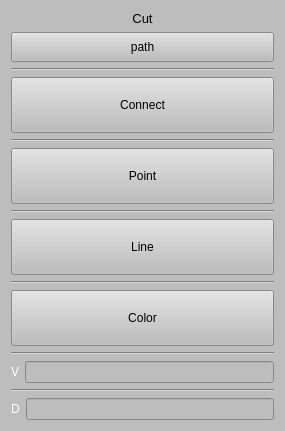
<?xml version="1.0" encoding="UTF-8"?>
<ui version="4.0">
 <class>CutForm</class>
 <widget class="QWidget" name="CutForm">
  <property name="geometry">
   <rect>
    <x>0</x>
    <y>0</y>
    <width>285</width>
    <height>431</height>
   </rect>
  </property>
  <property name="sizePolicy">
   <sizepolicy hsizetype="Preferred" vsizetype="Preferred">
    <horstretch>0</horstretch>
    <verstretch>0</verstretch>
   </sizepolicy>
  </property>
  <property name="windowTitle">
   <string>Form</string>
  </property>
  <property name="styleSheet">
   <string notr="true">background-color: rgb(189, 189, 189);
</string>
  </property>
  <layout class="QGridLayout" name="gridLayout">
   <item row="0" column="0">
    <layout class="QVBoxLayout" name="verticalLayout_2" stretch="0,1">
     <item>
      <widget class="QLabel" name="label_3">
       <property name="font">
        <font>
         <pointsize>10</pointsize>
        </font>
       </property>
       <property name="layoutDirection">
        <enum>Qt::LeftToRight</enum>
       </property>
       <property name="text">
        <string>Cut</string>
       </property>
       <property name="textFormat">
        <enum>Qt::AutoText</enum>
       </property>
       <property name="alignment">
        <set>Qt::AlignCenter</set>
       </property>
      </widget>
     </item>
     <item>
      <layout class="QVBoxLayout" name="verticalLayout">
       <item>
        <widget class="QToolButton" name="toolButton">
         <property name="sizePolicy">
          <sizepolicy hsizetype="Minimum" vsizetype="Fixed">
           <horstretch>0</horstretch>
           <verstretch>0</verstretch>
          </sizepolicy>
         </property>
         <property name="minimumSize">
          <size>
           <width>30</width>
           <height>30</height>
          </size>
         </property>
         <property name="text">
          <string>path</string>
         </property>
         <property name="icon">
          <iconset>
           <normaloff>../../Users/KOSA/Desktop/image/path.png</normaloff>../../Users/KOSA/Desktop/image/path.png</iconset>
         </property>
         <property name="iconSize">
          <size>
           <width>30</width>
           <height>30</height>
          </size>
         </property>
         <property name="toolButtonStyle">
          <enum>Qt::ToolButtonTextUnderIcon</enum>
         </property>
        </widget>
       </item>
       <item>
        <widget class="Line" name="line">
         <property name="orientation">
          <enum>Qt::Horizontal</enum>
         </property>
        </widget>
       </item>
       <item>
        <widget class="QToolButton" name="toolButton_2">
         <property name="sizePolicy">
          <sizepolicy hsizetype="Minimum" vsizetype="Minimum">
           <horstretch>0</horstretch>
           <verstretch>0</verstretch>
          </sizepolicy>
         </property>
         <property name="minimumSize">
          <size>
           <width>30</width>
           <height>30</height>
          </size>
         </property>
         <property name="text">
          <string>Connect</string>
         </property>
         <property name="icon">
          <iconset>
           <normaloff>../../Users/KOSA/Desktop/image/Connect.png</normaloff>../../Users/KOSA/Desktop/image/Connect.png</iconset>
         </property>
         <property name="iconSize">
          <size>
           <width>30</width>
           <height>30</height>
          </size>
         </property>
         <property name="toolButtonStyle">
          <enum>Qt::ToolButtonTextUnderIcon</enum>
         </property>
        </widget>
       </item>
       <item>
        <widget class="Line" name="line_2">
         <property name="orientation">
          <enum>Qt::Horizontal</enum>
         </property>
        </widget>
       </item>
       <item>
        <widget class="QToolButton" name="toolButton_3">
         <property name="sizePolicy">
          <sizepolicy hsizetype="Minimum" vsizetype="Minimum">
           <horstretch>0</horstretch>
           <verstretch>0</verstretch>
          </sizepolicy>
         </property>
         <property name="minimumSize">
          <size>
           <width>30</width>
           <height>30</height>
          </size>
         </property>
         <property name="text">
          <string>Point</string>
         </property>
         <property name="icon">
          <iconset>
           <normaloff>../../Users/KOSA/Desktop/image/Dot.png</normaloff>../../Users/KOSA/Desktop/image/Dot.png</iconset>
         </property>
         <property name="iconSize">
          <size>
           <width>30</width>
           <height>30</height>
          </size>
         </property>
         <property name="toolButtonStyle">
          <enum>Qt::ToolButtonTextUnderIcon</enum>
         </property>
        </widget>
       </item>
       <item>
        <widget class="Line" name="line_3">
         <property name="orientation">
          <enum>Qt::Horizontal</enum>
         </property>
        </widget>
       </item>
       <item>
        <widget class="QToolButton" name="toolButton_4">
         <property name="sizePolicy">
          <sizepolicy hsizetype="Minimum" vsizetype="Minimum">
           <horstretch>0</horstretch>
           <verstretch>0</verstretch>
          </sizepolicy>
         </property>
         <property name="minimumSize">
          <size>
           <width>30</width>
           <height>30</height>
          </size>
         </property>
         <property name="text">
          <string>Line</string>
         </property>
         <property name="icon">
          <iconset>
           <normaloff>../../Users/KOSA/Desktop/image/Line.png</normaloff>../../Users/KOSA/Desktop/image/Line.png</iconset>
         </property>
         <property name="iconSize">
          <size>
           <width>30</width>
           <height>30</height>
          </size>
         </property>
         <property name="toolButtonStyle">
          <enum>Qt::ToolButtonTextUnderIcon</enum>
         </property>
        </widget>
       </item>
       <item>
        <widget class="Line" name="line_4">
         <property name="orientation">
          <enum>Qt::Horizontal</enum>
         </property>
        </widget>
       </item>
       <item>
        <widget class="QToolButton" name="toolButton_5">
         <property name="sizePolicy">
          <sizepolicy hsizetype="Minimum" vsizetype="Minimum">
           <horstretch>0</horstretch>
           <verstretch>0</verstretch>
          </sizepolicy>
         </property>
         <property name="minimumSize">
          <size>
           <width>30</width>
           <height>30</height>
          </size>
         </property>
         <property name="text">
          <string>Color</string>
         </property>
         <property name="icon">
          <iconset>
           <normaloff>../../Users/KOSA/Desktop/image/LightColor.png</normaloff>../../Users/KOSA/Desktop/image/LightColor.png</iconset>
         </property>
         <property name="iconSize">
          <size>
           <width>30</width>
           <height>30</height>
          </size>
         </property>
         <property name="toolButtonStyle">
          <enum>Qt::ToolButtonTextUnderIcon</enum>
         </property>
        </widget>
       </item>
       <item>
        <widget class="Line" name="line_5">
         <property name="orientation">
          <enum>Qt::Horizontal</enum>
         </property>
        </widget>
       </item>
       <item>
        <layout class="QHBoxLayout" name="horizontalLayout">
         <item>
          <widget class="QLabel" name="label">
           <property name="styleSheet">
            <string notr="true">QLabel
{
	color:  #ffffff ;
}</string>
           </property>
           <property name="text">
            <string>V</string>
           </property>
          </widget>
         </item>
         <item>
          <widget class="QLineEdit" name="lineEdit"/>
         </item>
        </layout>
       </item>
       <item>
        <widget class="Line" name="line_6">
         <property name="orientation">
          <enum>Qt::Horizontal</enum>
         </property>
        </widget>
       </item>
       <item>
        <layout class="QHBoxLayout" name="horizontalLayout_2">
         <item>
          <widget class="QLabel" name="label_2">
           <property name="styleSheet">
            <string notr="true">QLabel
{
	color:  #ffffff ;
}</string>
           </property>
           <property name="text">
            <string>D</string>
           </property>
          </widget>
         </item>
         <item>
          <widget class="QLineEdit" name="lineEdit_2"/>
         </item>
        </layout>
       </item>
      </layout>
     </item>
    </layout>
   </item>
  </layout>
 </widget>
 <resources/>
 <connections/>
</ui>
